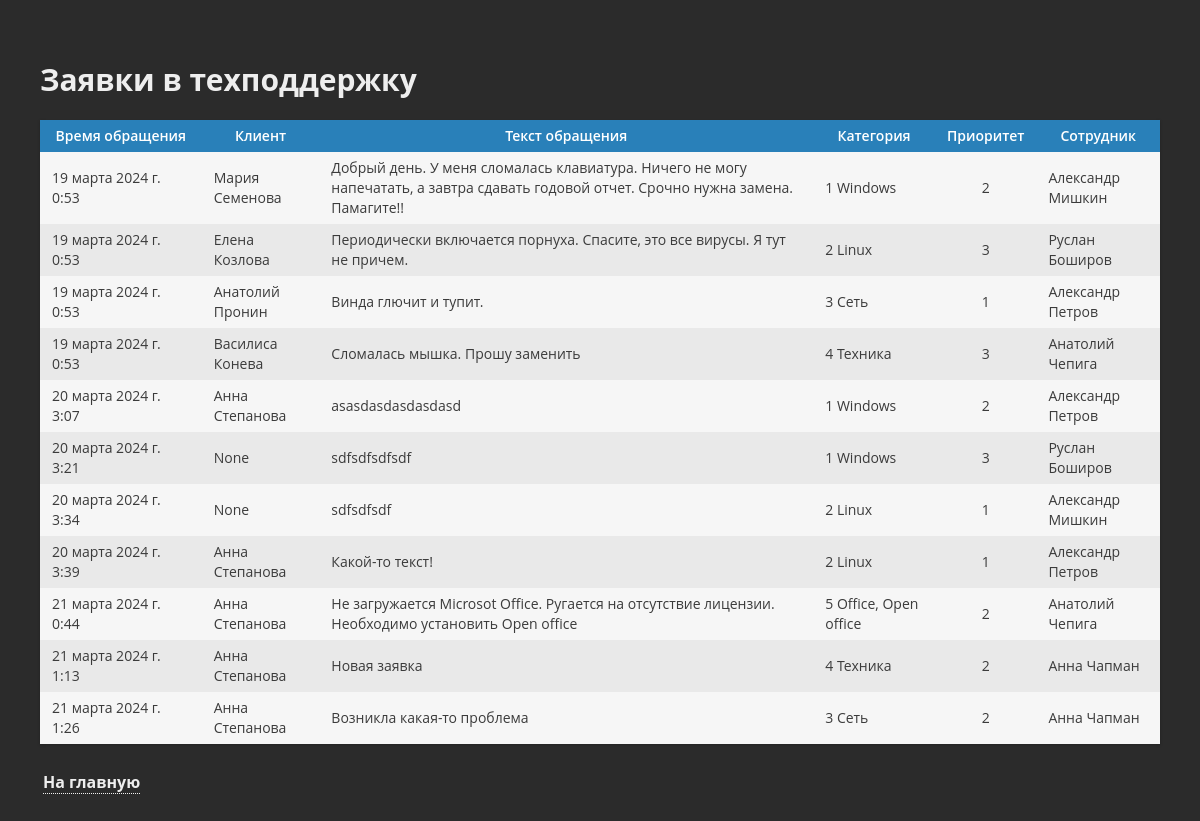
The page /tickets/ on the database its author committed.
### firstapp/models.py (models this page shows, shortened)
class Ticket(models.Model):
    tdate = models.DateTimeField(auto_now_add=True, blank=False, null=True)
    audio_ticket = models.FileField(upload_to="media")
    text_ticket = models.CharField(max_length=5000)
    priority = models.PositiveSmallIntegerField()
    category = models.ForeignKey(Category, on_delete=models.SET_NULL, null=True)
    client = models.ForeignKey(Client, on_delete=models.SET_NULL, null=True)
    employee = models.ForeignKey(Employee, on_delete=models.SET_NULL, null=True)

class Client(models.Model):
    phone = models.CharField(max_length=16, unique=True, blank=False)
    email = models.EmailField(unique=True)
    fname = models.CharField(max_length=20, blank=False)
    lname = models.CharField(max_length=20)
    def __str__(self):
        return self.fname + " " + self.lname

class Category(models.Model):
    category_name = models.CharField(max_length=50)
    def __str__(self):
        return str(self.id) + " " + self.category_name

class Employee(models.Model):
    phone = models.CharField(max_length=16, unique=True, blank=False)
    email = models.EmailField(unique=True)
    fname = models.CharField(max_length=20, blank=False)
    lname = models.CharField(max_length=20)
    category = models.ForeignKey(Category, on_delete=models.SET_NULL, null=True)
    def __str__(self):
        return self.fname + " " + self.lname

### firstapp/views.py (the view)
# urls.py: path('tickets/', tickets),
def tickets(request):
    return render(request, "tickets.html", context={"tikets": Ticket.objects.all()})

### templates/tickets.html (shortened to what this page needs)
{% extends 'base.html' %}
{% block content %}
  <h2 class="headline">Заявки в техподдержку</h2>
  <div class="table">
    <div class="row header blue">
      <div class="cell tdate cent">
        Время обращения
      </div>
      <div class="cell cent">
        Клиент
      </div>
      <div class="cell cent">
        Текст обращения
      </div>
      <div class="cell cent">
        Категория
      </div>
      <div class="cell cent">
        Приоритет
      </div>
      <div class="cell cent">
        Сотрудник
      </div>
    </div>
  {% for ticket in tikets %}
    <div class="row">
      <div class="cell tdate">
        {{ ticket.tdate }}
      </div>
      <div class="cell">
        {{ ticket.client }}
      </div>
      <div class="cell">
        {{ ticket.text_ticket }}
      </div>
      <div class="cell">
        {{ ticket.category }}
      </div>
      <div class="cell cent">
        {{ ticket.priority }}
      </div>
      <div class="cell">
        {{ ticket.employee }}
      </div>
    </div>
  {% endfor %}
  </div>
  <div class="menu_wrap">
    <div class="menu">
      <a href="/" title="На главную"> На главную</a>
    </div>
  </div>
{% endblock content %}

### templates/base.html (shortened to what this page needs)
{% load static %}
<!DOCTYPE html>
<html lang="en">
<head>
    <link rel="stylesheet" href="{% static 'css/style.css' %}" />
</head>
<body>
    <div class="main">
        <div class="wrapper">
            {% block content %}{% endblock content %}
        </div>
    </div>
</body>
</html>

### static/css/style.css (style rules this page uses)
body { margin: 0px; padding: 0px; font-family: "Open sans", sans-serif, Arial; font-size: 16px; line-height: 30px; font-weight: 400px; color: #3b3b3b; background: #2b2b2b; }
.wrapper { margin: 0 auto; padding: 40px; max-width: 1200px; }
*, *::before, *::after { box-sizing: border-box; }
.headline { font-size: 30px; color: #EEEEEE; }
.table { margin: 0px; width: 100%; box-shadow: 0 1px 3px rgba(0,0,0,0.2); line-height: 20px; font-size: 14px; display: table; }
a { color: #EEEEEE; text-decoration: none; overflow-wrap: break-word; cursor: pointer; border-bottom: 1px dotted #EEEEEE; font-weight: 700; }
.menu_wrap { padding: 20px 0px; }
.menu { padding: 3px 3px; }

### rows shown on the page
Ticket: tdate "19 марта 2024 г. 0:53", client "Мария Семенова", text_ticket "Добрый день. У меня сломалась клавиатура. Ничего не могу напечатать, а завтра сдавать годовой отчет. Срочно нужна замена. Памагите!!", category "1 Windows", priority "2", employee "Александр Мишкин"
Ticket: tdate "19 марта 2024 г. 0:53", client "Елена Козлова", text_ticket "Периодически включается порнуха. Спасите, это все вирусы. Я тут не причем.", category "2 Linux", priority "3", employee "Руслан Боширов"
Ticket: tdate "19 марта 2024 г. 0:53", client "Анатолий Пронин", text_ticket "Винда глючит и тупит.", category "3 Сеть", priority "1", employee "Александр Петров"
Ticket: tdate "19 марта 2024 г. 0:53", client "Василиса Конева", text_ticket "Сломалась мышка. Прошу заменить", category "4 Техника", priority "3", employee "Анатолий Чепига"
Ticket: tdate "20 марта 2024 г. 3:07", client "Анна Степанова", text_ticket "asasdasdasdasdasd", category "1 Windows", priority "2", employee "Александр Петров"
Ticket: tdate "20 марта 2024 г. 3:21", client "None", text_ticket "sdfsdfsdfsdf", category "1 Windows", priority "3", employee "Руслан Боширов"
Ticket: tdate "20 марта 2024 г. 3:34", client "None", text_ticket "sdfsdfsdf", category "2 Linux", priority "1", employee "Александр Мишкин"
Ticket: tdate "20 марта 2024 г. 3:39", client "Анна Степанова", text_ticket "Какой-то текст!", category "2 Linux", priority "1", employee "Александр Петров"
Ticket: tdate "21 марта 2024 г. 0:44", client "Анна Степанова", text_ticket "Не загружается Microsot Office. Ругается на отсутствие лицензии. Необходимо установить Open office", category "5 Office, Open office", priority "2", employee "Анатолий Чепига"
Ticket: tdate "21 марта 2024 г. 1:13", client "Анна Степанова", text_ticket "Новая заявка", category "4 Техника", priority "2", employee "Анна Чапман"
Ticket: tdate "21 марта 2024 г. 1:26", client "Анна Степанова", text_ticket "Возникла какая-то проблема", category "3 Сеть", priority "2", employee "Анна Чапман"
